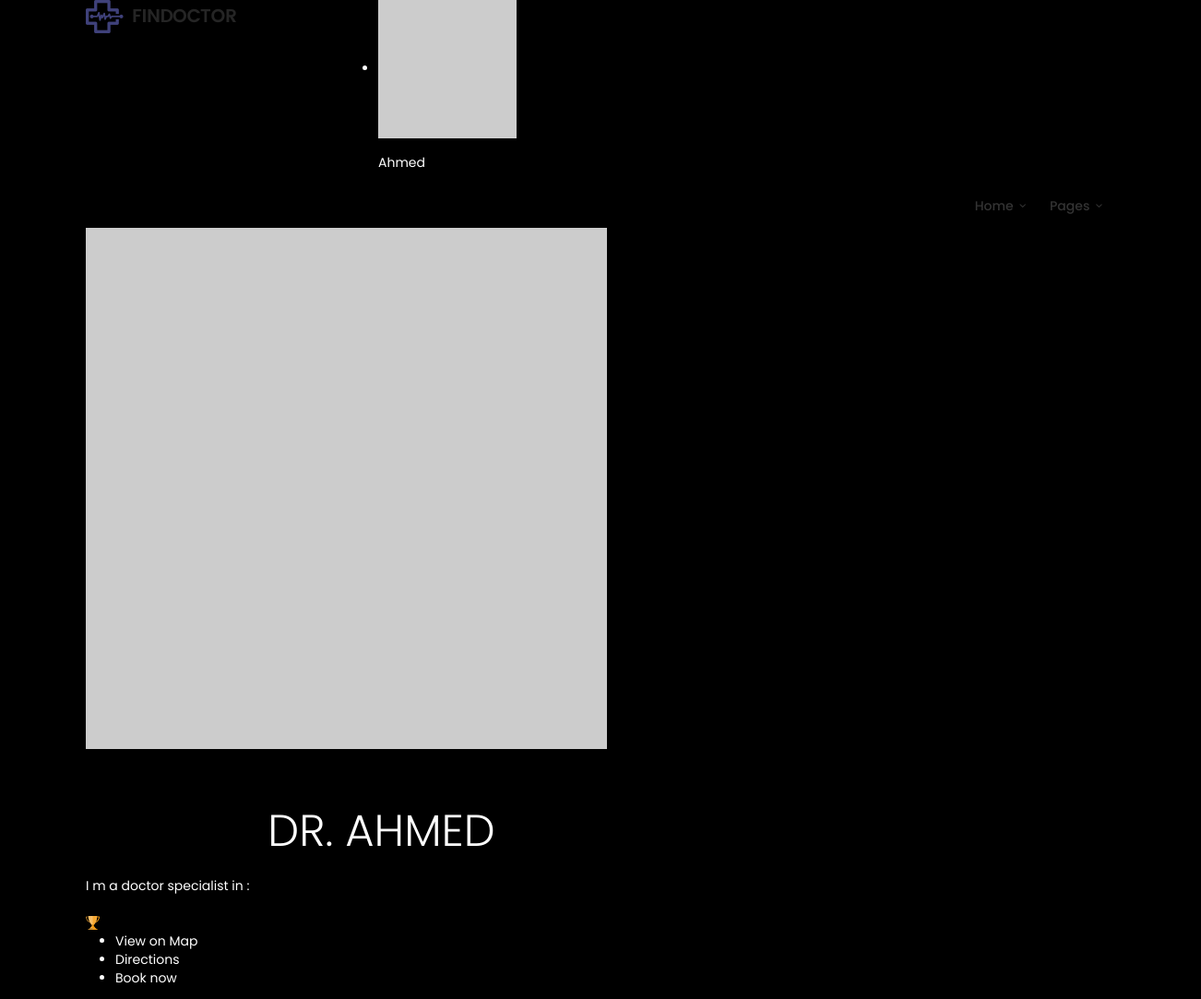
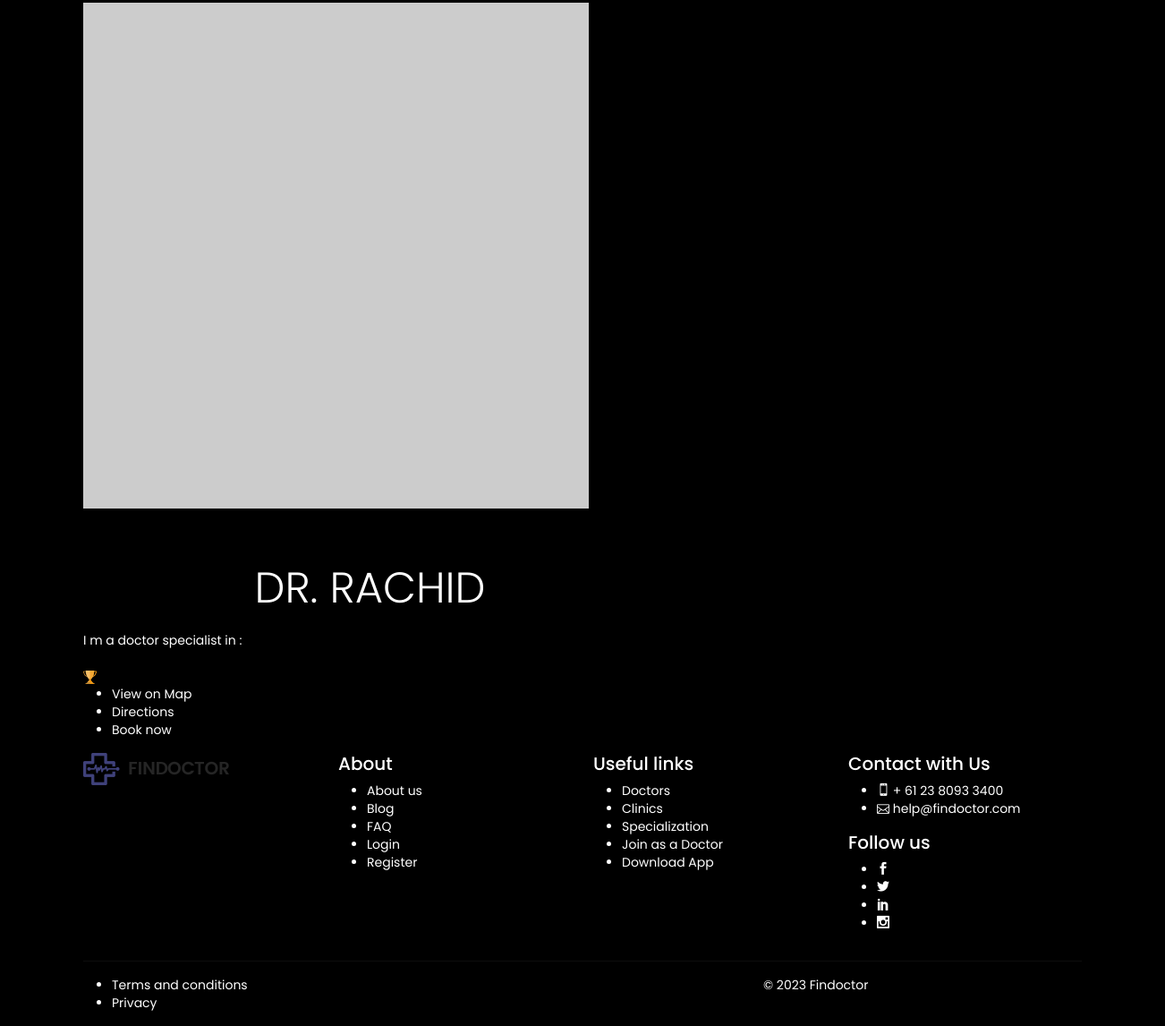
Screenshot of /Front-end/list.php with the database file from the repository (2 pictures, top to bottom).
### tables this page shows
CREATE TABLE `doctor` (
  `idD` int(11) NOT NULL,
  `nomD` varchar(50) NOT NULL,
  `prD` varchar(50) NOT NULL,
  `Spc` varchar(50) NOT NULL,
  `city` varchar(50) NOT NULL,
  `numT` int(8) NOT NULL,
  `mailD` varchar(50) NOT NULL,
  `pwdD` varchar(50) NOT NULL,
  `descr` varchar(200) NOT NULL,
  `timeIn` int(2) NOT NULL,
  `timeOut` int(2) NOT NULL,
  `photoD` varchar(50) NOT NULL
);

### Back-end/acceuil.php (called while the page is built, shortened)
<?php
include "loginD.php";
function userDocterData(){
    global $db;
    $sql = "SELECT * FROM doctor";
    $stmt = $db->prepare($sql);
    $stmt->execute();
    $users = $stmt->fetchAll(PDO::FETCH_ASSOC);
    if (count($users) > 0) {
        foreach ($users as $user) {
           return $user ;}
    } else {
        echo "No users found.";
    }
}
?>

### Back-end/listD.php (called while the page is built)
<?php
include "connect.php";
function listD(){
    global $db;
    return $db->query("select * from doctor");
}
?>

### Front-end/list.php (the view, shortened to what this page needs)
<?php
include "../Back-end/connect.php";
include "../Back-end/listD.php";
include "../Back-end/acceuil.php";
    $D= listD();
    $doctorData=userDocterData();
    $Doctorname = $doctorData["nomD"];
?>
<!DOCTYPE html>
<html lang="en">
<head>
    <link href="css/bootstrap.min.css" rel="stylesheet">
    <link href="css/style.css" rel="stylesheet">
    <link href="css/menu.css" rel="stylesheet">
    <link href="css/vendors.css" rel="stylesheet">
    <link href="css/icon_fonts/css/all_icons_min.css" rel="stylesheet">
    <link href="css/date_picker.css" rel="stylesheet">
    <link href="css/custom.css" rel="stylesheet">
</head>
<body>
<header class="static">
    <div class="container">
        <div class="row">
            <div class="col-lg-3 col-6">
                <div id="logo">
                    <a href="Index.html" title="Findoctor"><img src="img/logo.png" alt="" width="163" height="36"></a>
                </div>
            </div>
            <nav class="col-lg-9 col-6">
                <ul id="top_access">
                    <li id="user">
                        <a href="">
                            <figure><img src="http://via.placeholder.com/150x150.jpg" alt=""></figure>
           <?php  echo $Doctorname ?>
                        </a>
                    </li>
                </ul>
                <div class="main-menu">
                    <ul>
                        <li >
                            <a href="#0" class="show-submenu">Home<i class="icon-down-open-mini"></i></a>
                        </li>
                        <li class="submenu">
                            <a href="#0" class="show-submenu">Pages<i class="icon-down-open-mini"></i></a>
                        </li>
                    </ul>
                </div>
            </nav>
        </div>
    </div>
</header>
<main>
    <div id="results">
        <div class="container">
            <div class="row">
                <div class="col-md-6">
                </div>
                <div class="col-md-6">
                </div>
            </div>
        </div>
    </div>
    <div class="container margin_60_35">
        <div class="row">
            <div class="col-lg-7">
                <?php
                while ($res=$D->fetch()){
                    ?>
                    <div class="strip_list wow fadeIn">
                        <figure>
                            <a href="detail-page.html"><img src="http://via.placeholder.com/565x565.jpg" alt=""></a>
                        </figure>
                        <h3>Dr. <?php echo $res['nomD']?></h3>
                        <p>I m a doctor specialist in  :<?php echo $res['spc']?></p>
                        <a href="badges.html" data-bs-toggle="tooltip" data-bs-placement="top" title="Badge Level" class="badge_list_1"><img src="img/badges/badge_1.svg" width="15" height="15" alt=""></a>
                        <ul>
                            <li><a href="#0" onclick="onHtmlClick('Doctors', 0)" class="btn_listing">View on Map</a></li>
                            <li><a href="https://www.google.com/maps/dir//Assistance+%E2%80%93+H%C3%B4pitaux+De+Paris,+3+Avenue+Victoria,+75004+Paris,+Francia/@48.8606548,2.3348734,14z/data=!4m15!1m6!3m5!1s0x0:0xa6a9af76b1e2d899!2sAssistance+%E2%80%93+H%C3%B4pitaux+De+Paris!8m2!3d48.8568376!4d2.3504305!4m7!1m0!1m5!1m1!1s0x47e67031f8c20147:0xa6a9af76b1e2d899!2m2!1d2.3504327!2d48.8568361" target="_blank">Directions</a></li>
                            <li><a href="detail-page.html">Book now</a></li>
                        </ul>
                    </div>
                <?php } ?>
        </div>
    </div>
</main>
<footer>
    <div class="container margin_60_35">
        <div class="row">
            <div class="col-lg-3 col-md-12">
                <p>
                    <a href="index.html" title="Findoctor">
                        <img src="img/logo.png" alt="" width="163" height="36" class="img-fluid">
                    </a>
                </p>
            </div>
            <div class="col-lg-3 col-md-4">
                <h5>About</h5>
                <ul class="links">
                    <li><a href="#0">About us</a></li>
                    <li><a href="blog.html">Blog</a></li>
                    <li><a href="#0">FAQ</a></li>
                    <li><a href="login.html">Login</a></li>
                    <li><a href="register.html">Register</a></li>
                </ul>
            </div>
            <div class="col-lg-3 col-md-4">
                <h5>Useful links</h5>
                <ul class="links">
                    <li><a href="#0">Doctors</a></li>
                    <li><a href="#0">Clinics</a></li>
                    <li><a href="#0">Specialization</a></li>
                    <li><a href="#0">Join as a Doctor</a></li>
                    <li><a href="#0">Download App</a></li>
                </ul>
            </div>
            <div class="col-lg-3 col-md-4">
                <h5>Contact with Us</h5>
                <ul class="contacts">
                    <li><a href="tel://61280932400"><i class="icon_mobile"></i> + 61 23 8093 3400</a></li>
                    <li><a href="mailto:info@findoctor.com"><i class="icon_mail_alt"></i> help@findoctor.com</a></li>
                </ul>
                <div class="follow_us">
                    <h5>Follow us</h5>
                    <ul>
                        <li><a href="#0"><i class="social_facebook"></i></a></li>
                        <li><a href="#0"><i class="social_twitter"></i></a></li>
                        <li><a href="#0"><i class="social_linkedin"></i></a></li>
                        <li><a href="#0"><i class="social_instagram"></i></a></li>
                    </ul>
                </div>
            </div>
        </div>
        <hr>
        <div class="row">
            <div class="col-md-8">
                <ul id="additional_links">
                    <li><a href="#0">Terms and conditions</a></li>
                    <li><a href="#0">Privacy</a></li>
                </ul>
            </div>
            <div class="col-md-4">
                <div id="copy">© 2023 Findoctor</div>
            </div>
        </div>
    </div>
</footer>
</body>
</html>

### Front-end/coming_soon/css/style.css (style rules this page uses)
html, body { height:100%; }
body { font-family:"Poppins", Helvetica, Arial, sans-serif; font-size:14px; line-height:20px; margin:0; background-color:#000; color:#fff; -webkit-font-smoothing: antialiased !important; }
p { margin-bottom:20px; }
a { color: #fff; text-decoration: none; -webkit-transition: all 0.4s ease; transition: all 0.4s ease; }
h1,h2,h3,h4,h5,h6 { -webkit-font-smoothing: antialiased !important; }
h3 { font-weight:300; margin:60px 0 20px 0; padding:0; text-align:center; font-size:48px; text-transform:uppercase; }
hr { border-top: 1px solid #373737; }

### Front-end/css/menu.css (style rules this page uses)
.main-menu { position: relative; z-index: 9; width: auto; top: 11px; float: right; -moz-transition: all 0.3s ease-in-out; -o-transition: all 0.3s ease-in-out; -webkit-transition: all 0.3s ease-in-out; -ms-transition: all 0.3s ease-in-out; transition: all 0.3s ease-in-out; }
.main-menu ul, .main-menu ul li { position: relative; margin: 0; padding: 0; }
.main-menu ul a, .main-menu ul li a { position: relative; margin: 0; padding: 0; display: block; padding: 10px; }
.main-menu > ul > li > a { color: #333; padding: 0 8px 17px 8px; font-size: 14px; font-size: 0.875rem; font-weight: 500; }
@media only screen and (min-width: 992px) { .main-menu { width: auto; } }
@media only screen and (min-width: 992px) { .main-menu a { white-space: nowrap; } }
@media only screen and (min-width: 992px) { .main-menu ul li { display: inline-block; } }

### rows the page displays
doctor: nomD "Ahmed", nomD "AHMED"
doctor: nomD "RACHID"
